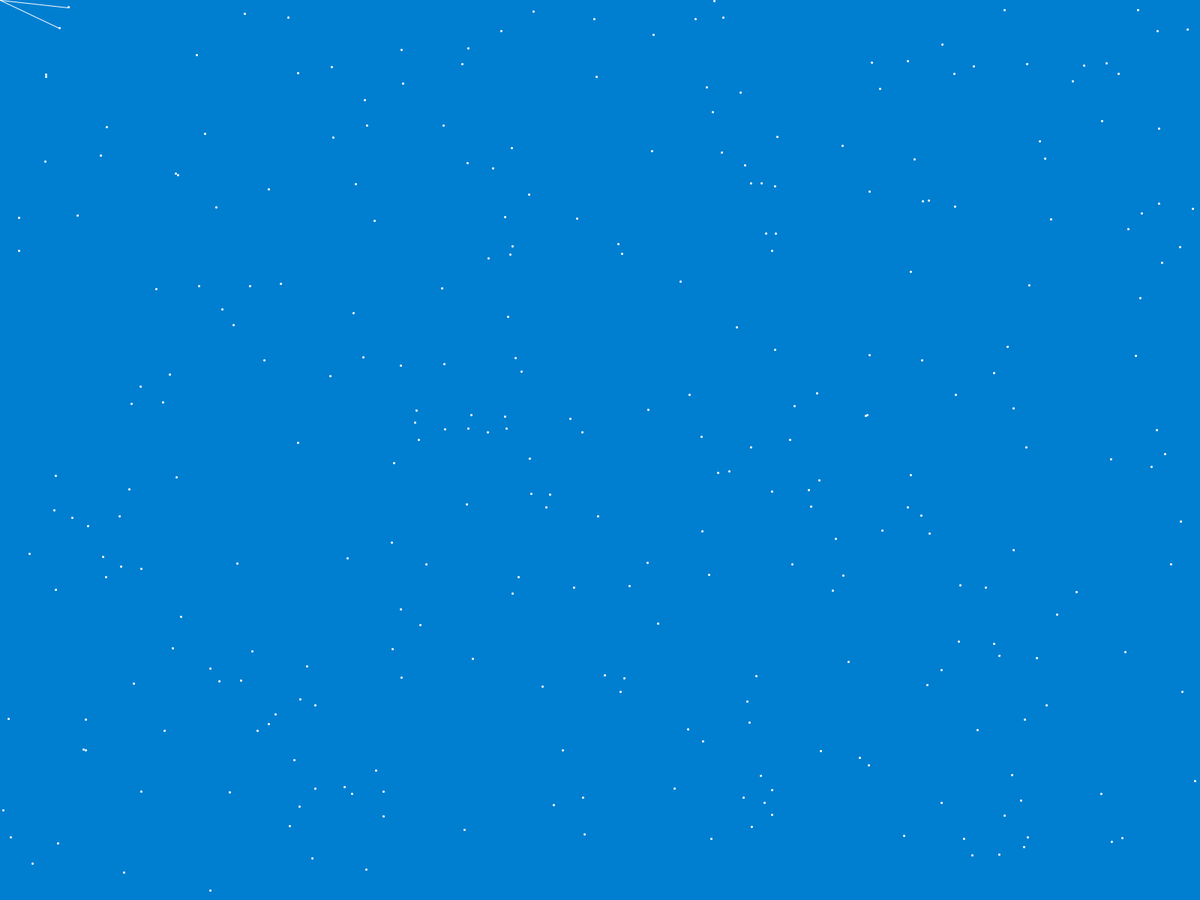
Frame 1 (no input)
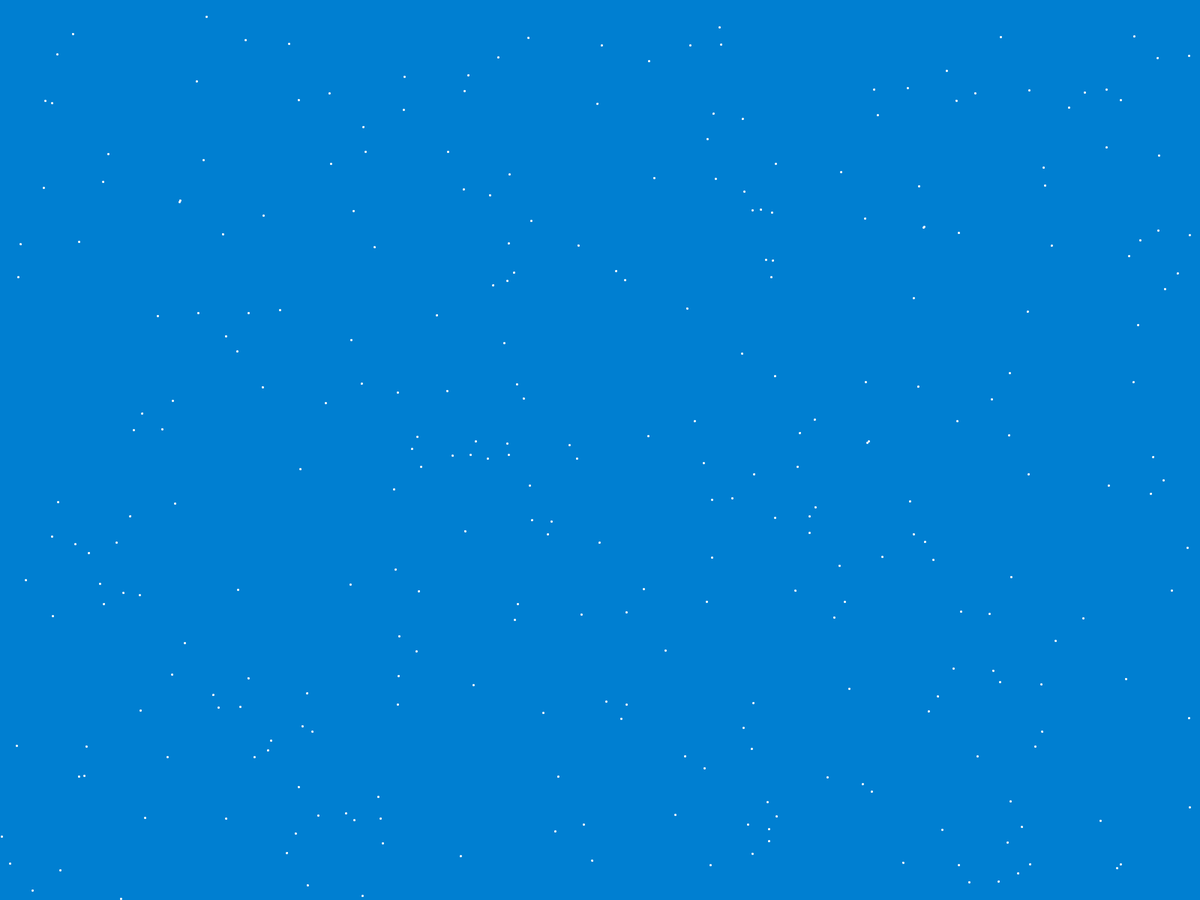
Frame 60 (the mouse pressed at the canvas centre just before this capture)
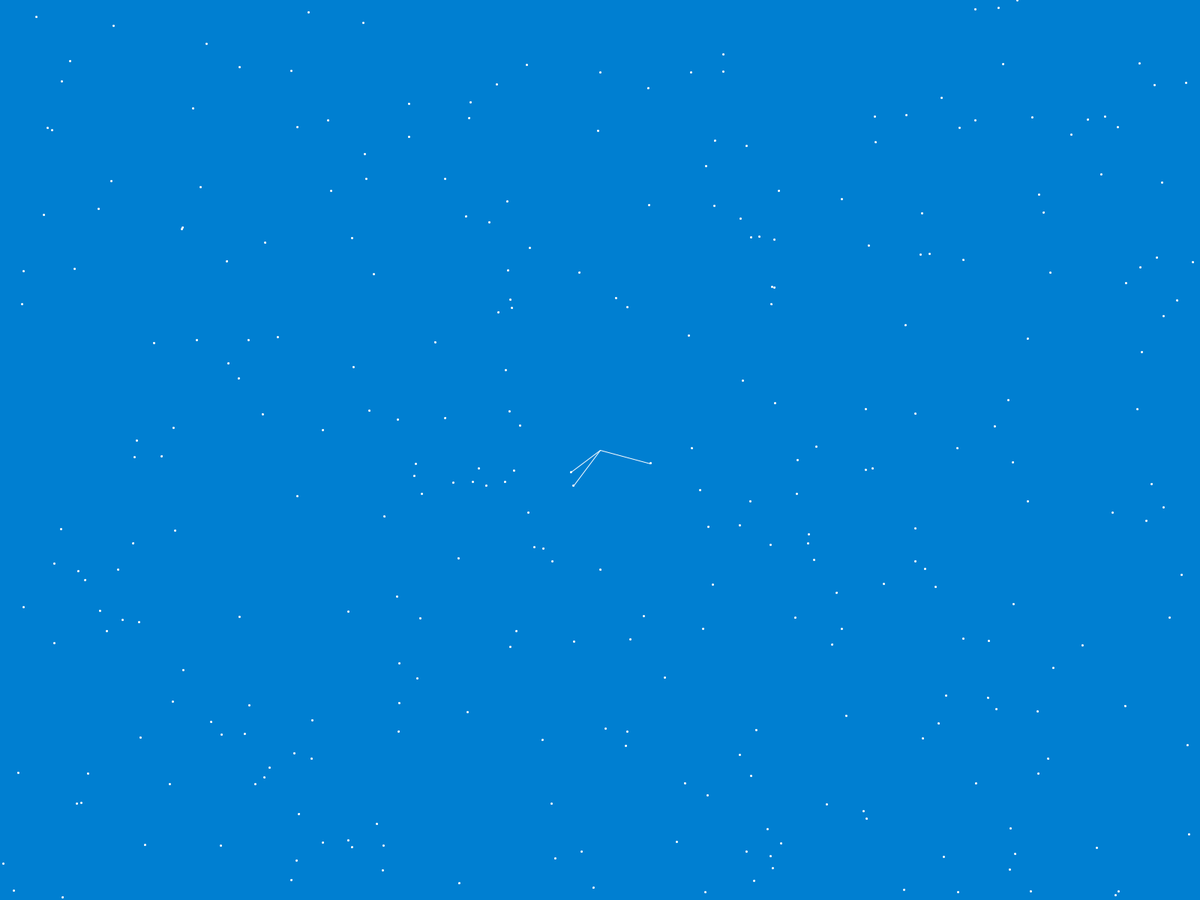
Frame 120 (the mouse held since frame 60 and released just before this capture)

The Processing sketch that drew these frames (run headless with seeded random() and noise(); from frame 60 on, the mouse is pressed at the canvas centre):

// Processing sketch: Desktop_Animation
// ── Desktop_Animation.pde
int npunti = 300; //punti totali
color c = color(255);
Punto [] punti = new Punto[npunti];

void setup(){
  //size(800,600);
  fullScreen();
  background(#007FD1);
  for(int i = 0; i < npunti; i++){
     punti [i] = new Punto(random(width), random(height), 2.0 , 0.6, c);     //posx,posy,grandezza,velocitá,colore  //base 2.0, 0.6 , (255,255,255)
  }
}

float Area = 100; //area punti collegati //base 40

void draw(){
  background(#007FD1);
  for(int i = 0; i < npunti; i++){
    punti[i].update();  //aggiorna i punti
    punti[i].move(); //muove i punti in basso
    punti[i].contact(); //controlla ed effettua i contatti con il puntatore
  }
  
}

// ── Punto.pde
class Punto{
  float posx,posy,gran,vel;
  color col;
  
  Punto(float x,float y,float g,float v,color c){
    posx = x;
    posy = y;
    vel  = v;
    col = c;
    gran = g;
  }
  
  void update(){
    fill(col);
    stroke(col);
    ellipse(posx,posy,gran,gran);  
  }
  
  void move(){
    posy += vel;
    posx += random(-1,1);
    if(posy > height){
      posy = 0;  
    }
  }
  
  void contact(){
    float distanza = sqrt(pow(posx - mouseX,2) + pow(posy - mouseY, 2));
    if(distanza <= Area){
      line(posx,posy,mouseX,mouseY);  
    }
  }
  
  
}
